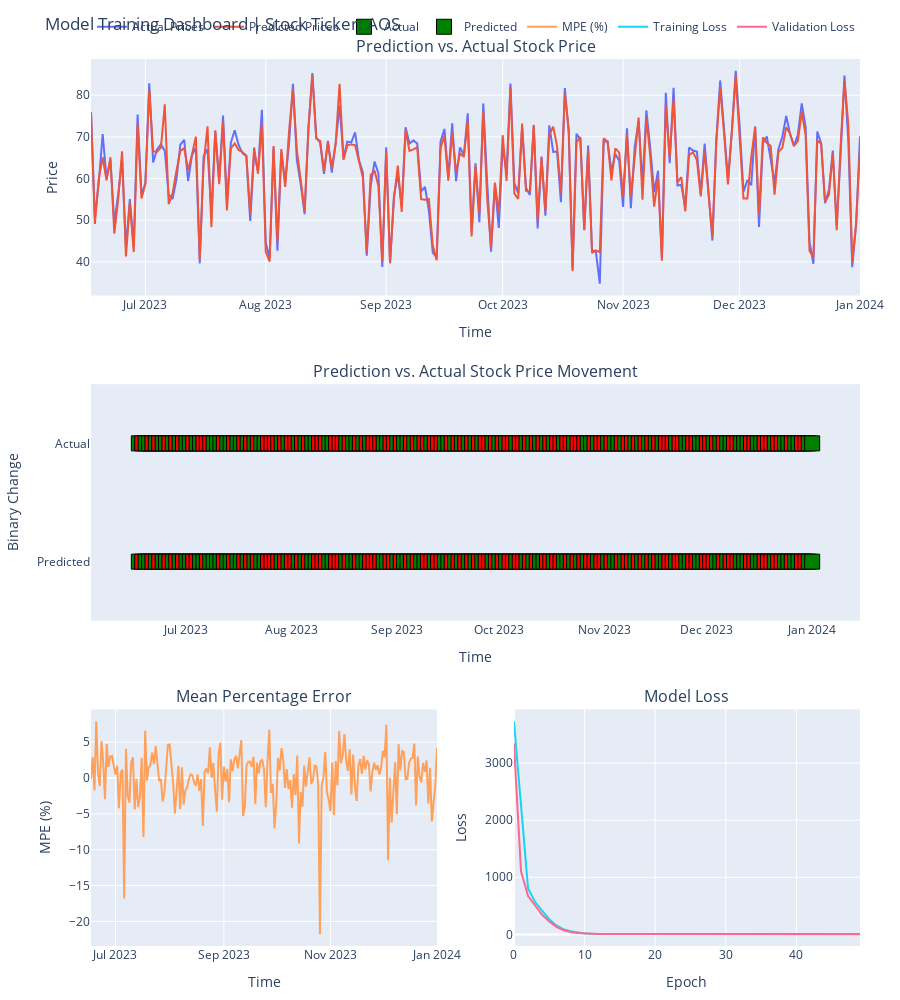

Here is the notebook cell this chart was saved with:
### Markdown cell above
In this section, we focus on evaluating and monitoring the performance of our `CNN` model. We'll explore various `metrics` to assess how well the model predicts stock prices and their movements.

### Code cell
lib.plot_monitoring_dashboard(history, predictions_df, ticker)

### Figure 1 — Plotly figure (JSON) as saved in the notebook; plotly's stock layout.template omitted (floating-point values rounded to 4 significant figures; data arrays with more than 128 entries replaced by an {"elided": "..."} marker saying what was removed)
{"data": [{"mode": "lines", "name": "Actual Prices", "type": "scatter", "x": {"elided": "199 str values"}, "xaxis": "x", "y": {"elided": "199 float values"}, "yaxis": "y"}, {"mode": "lines", "name": "Predicted Prices", "type": "scatter", "x": {"elided": "199 str values"}, "xaxis": "x", "y": {"elided": "199 float values"}, "yaxis": "y"}, {"marker": {"color": {"elided": "199 str values"}, "line": {"color": "black", "width": 1}, "size": 15, "symbol": {"elided": "199 str values"}}, "mode": "markers", "name": "Actual", "type": "scatter", "x": {"elided": "199 str values"}, "xaxis": "x2", "y": {"elided": "199 int values"}, "yaxis": "y2"}, {"marker": {"color": {"elided": "199 str values"}, "line": {"color": "black", "width": 1}, "size": 15, "symbol": {"elided": "199 str values"}}, "mode": "markers", "name": "Predicted", "type": "scatter", "x": {"elided": "199 str values"}, "xaxis": "x2", "y": {"elided": "199 int values"}, "yaxis": "y2"}, {"mode": "lines", "name": "MPE (%)", "type": "scatter", "x": {"elided": "199 str values"}, "xaxis": "x3", "y": {"elided": "199 float values"}, "yaxis": "y3"}, {"mode": "lines", "name": "Training Loss", "type": "scatter", "x": [0, 1, 2, 3, 4, 5, 6, 7, 8, 9, 10, 11, 12, 13, 14, 15, 16, 17, 18, 19, 20, 21, 22, 23, 24, 25, 26, 27, 28, 29, 30, 31, 32, 33, 34, 35, 36, 37, 38, 39, 40, 41, 42, 43, 44, 45, 46, 47, 48, 49], "xaxis": "x4", "y": [3732.0, 2255.0, 803.6, 566.8, 406.7, 263.7, 157.5, 92.42, 54.18, 29.25, 17.15, 10.77, 7.784, 6.236, 5.768, 5.502, 5.156, 5.036, 4.964, 4.828, 4.72, 4.614, 4.64, 4.53, 4.512, 4.559, 4.47, 4.245, 4.273, 4.169, 4.112, 4.175, 4.128, 4.063, 4.017, 4.004, 4.009, 4.167, 4.022, 3.898, 3.894, 3.944, 3.97, 3.844, 3.887, 3.916, 3.92, 3.786, 3.861, 3.76], "yaxis": "y4"}, {"mode": "lines", "name": "Validation Loss", "type": "scatter", "x": [0, 1, 2, 3, 4, 5, 6, 7, 8, 9, 10, 11, 12, 13, 14, 15, 16, 17, 18, 19, 20, 21, 22, 23, 24, 25, 26, 27, 28, 29, 30, 31, 32, 33, 34, 35, 36, 37, 38, 39, 40, 41, 42, 43, 44, 45, 46, 47, 48, 49], "xaxis": "x4", "y": [3349.0, 1105.0, 672.1, 515.6, 344.3, 226.6, 133.4, 77.55, 43.56, 24.26, 14.71, 9.771, 7.702, 6.665, 6.4, 6.512, 6.318, 6.374, 6.32, 6.159, 6.106, 5.986, 6.029, 5.933, 6.116, 5.89, 6.057, 5.961, 6.212, 5.712, 5.782, 5.798, 5.692, 5.683, 5.645, 5.686, 5.848, 5.64, 5.6, 5.696, 5.68, 5.585, 5.544, 5.755, 5.507, 5.619, 5.715, 5.753, 5.547, 5.508], "yaxis": "y4"}], "layout": {"annotations": [{"font": {"size": 16}, "showarrow": false, "text": "Prediction vs. Actual Stock Price", "x": 0.5, "xanchor": "center", "xref": "paper", "y": 1, "yanchor": "bottom", "yref": "paper"}, {"font": {"size": 16}, "showarrow": false, "text": "Prediction vs. Actual Stock Price Movement", "x": 0.5, "xanchor": "center", "xref": "paper", "y": 0.6333, "yanchor": "bottom", "yref": "paper"}, {"font": {"size": 16}, "showarrow": false, "text": "Mean Percentage Error", "x": 0.225, "xanchor": "center", "xref": "paper", "y": 0.2667, "yanchor": "bottom", "yref": "paper"}, {"font": {"size": 16}, "showarrow": false, "text": "Model Loss", "x": 0.775, "xanchor": "center", "xref": "paper", "y": 0.2667, "yanchor": "bottom", "yref": "paper"}], "height": 1000, "hovermode": "x unified", "legend": {"orientation": "h", "x": 1, "xanchor": "right", "y": 1.02, "yanchor": "bottom"}, "margin": {"b": 40, "l": 40, "r": 40, "t": 40}, "title": {"text": "Model Training Dashboard | Stock Ticker: AOS"}, "xaxis": {"anchor": "y", "domain": [0, 1], "title": {"text": "Time"}}, "xaxis2": {"anchor": "y2", "domain": [0, 1], "showgrid": false, "title": {"text": "Time"}, "zeroline": false}, "xaxis3": {"anchor": "y3", "domain": [0, 0.45], "title": {"text": "Time"}}, "xaxis4": {"anchor": "y4", "domain": [0.55, 1], "title": {"text": "Epoch"}}, "yaxis": {"anchor": "x", "domain": [0.7333, 1], "title": {"text": "Price"}}, "yaxis2": {"anchor": "x2", "domain": [0.3667, 0.6333], "range": [-0.5, 1.5], "showgrid": false, "ticktext": ["Predicted", "Actual"], "tickvals": [0, 1], "title": {"text": "Binary Change"}, "zeroline": false}, "yaxis3": {"anchor": "x3", "domain": [0, 0.2667], "title": {"text": "MPE (%)"}}, "yaxis4": {"anchor": "x4", "domain": [0, 0.2667], "title": {"text": "Loss"}}}}
